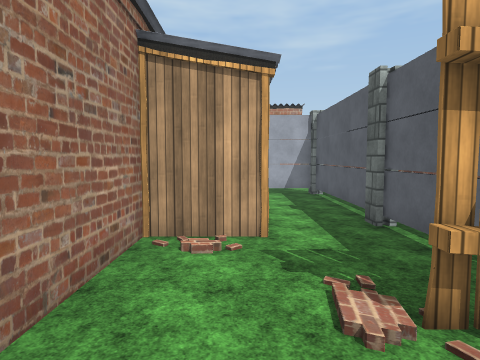
View 1 (above)

24 first-person views from a walk through a scene from a Unity 3-D project. The camera is 1.4 m above the floor, tilts 4° down and sees 75° across. Doors are open. The floor is counted in squares, 1 m on a side. Each view is taken from the middle of a square. On the plan, view 1 faces up. The plan holds only what a view shows up to about 14 squares ahead; the rest is blank. The place goes on beyond the plan. The player is left out. Some surface patterns are stand-ins.

View 2
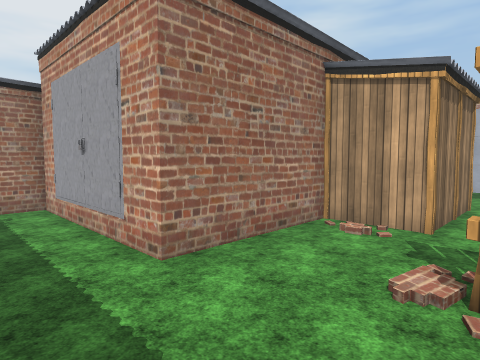

View 3
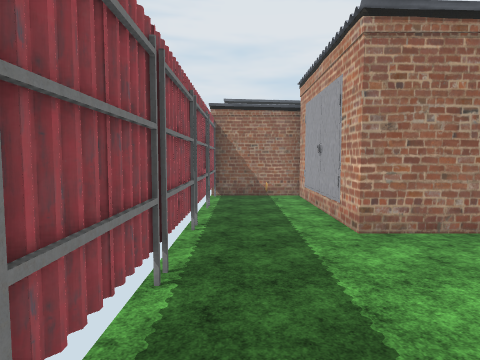

View 4
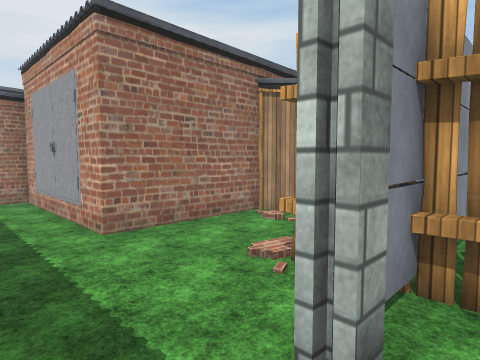

View 5
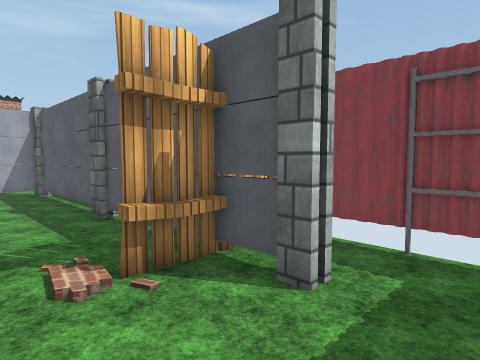

View 6
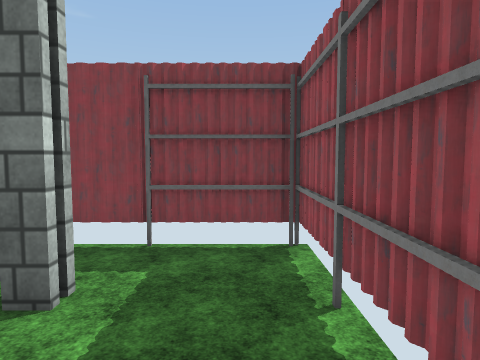

View 7
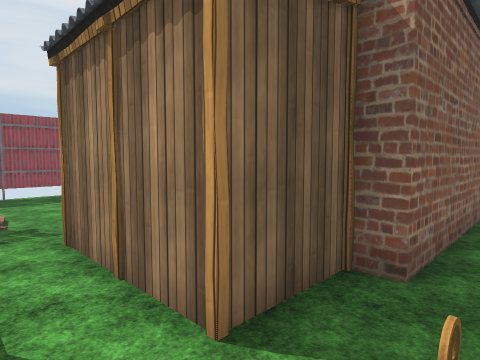

View 8
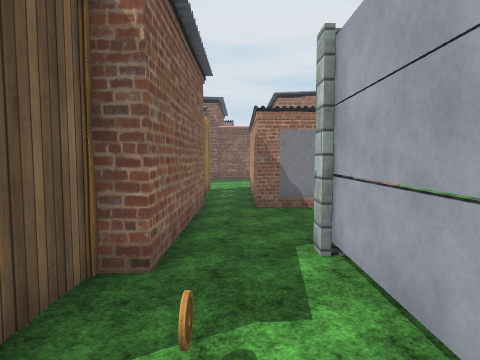

View 9
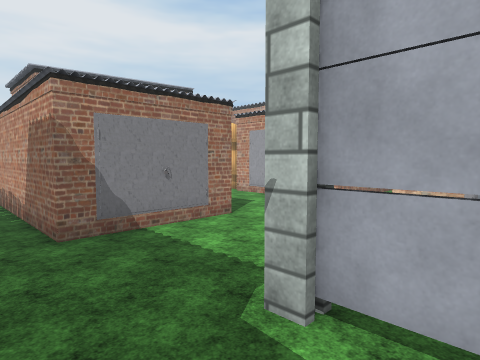

View 10
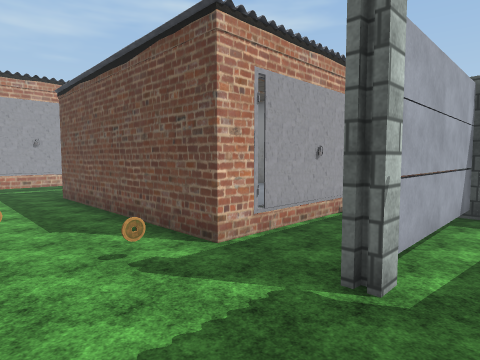

View 11
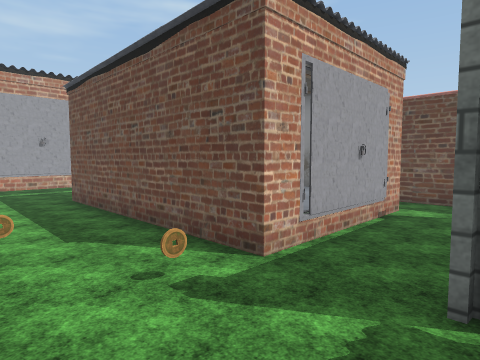

View 12
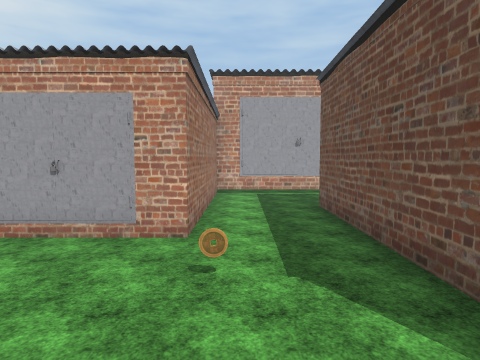

View 13
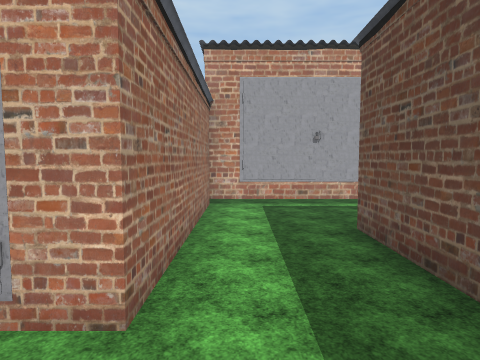

View 14
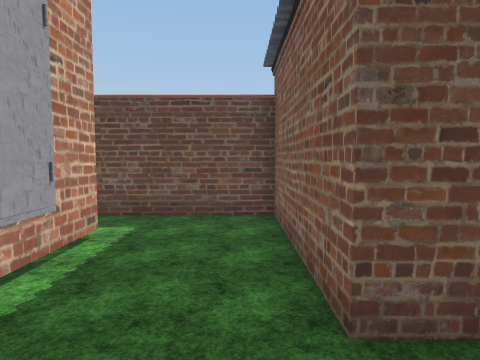

View 15
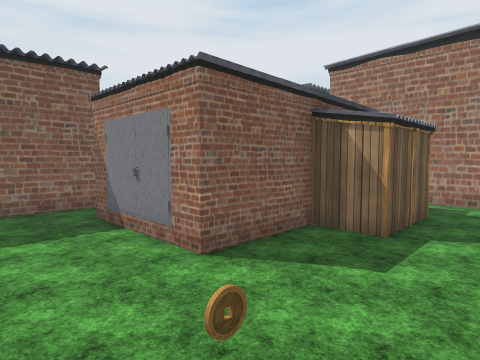

View 16
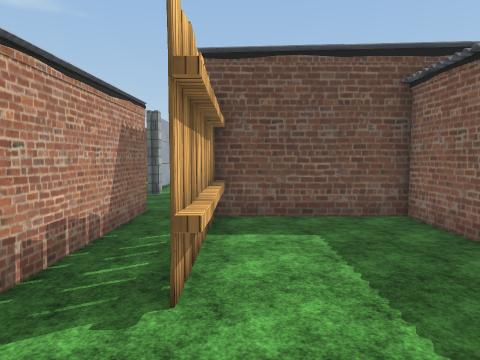

View 17
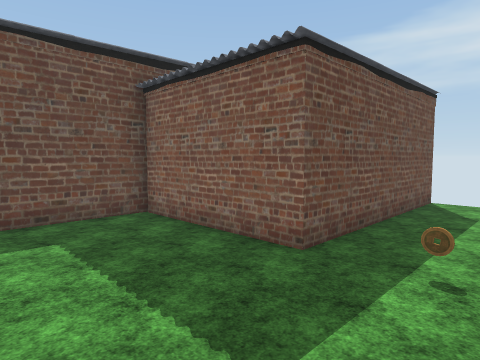

View 18
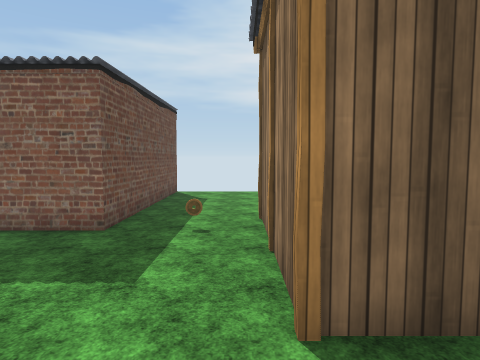

View 19
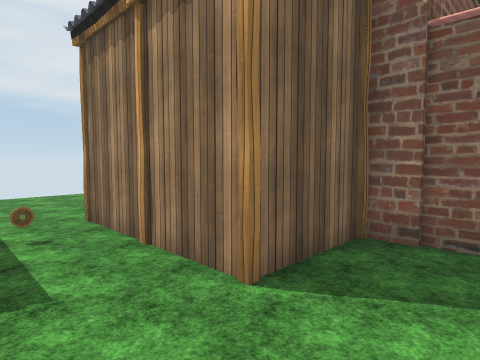

View 20
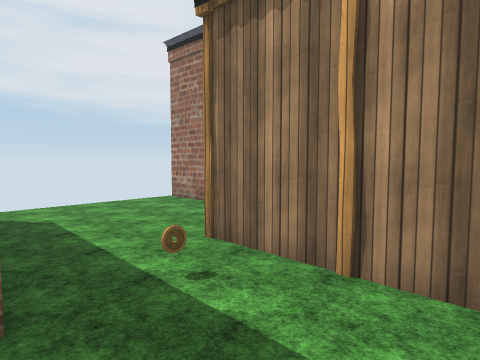

View 21
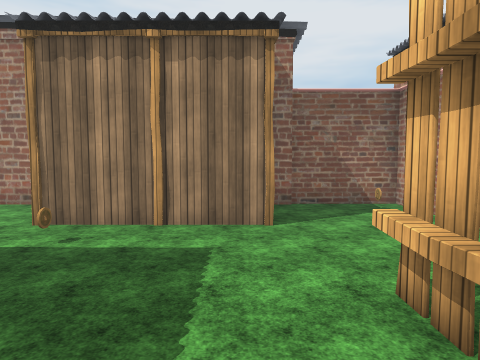

View 22
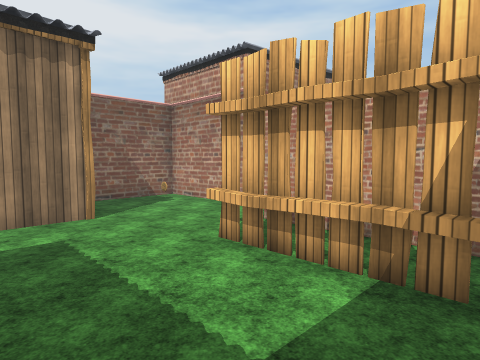

View 23
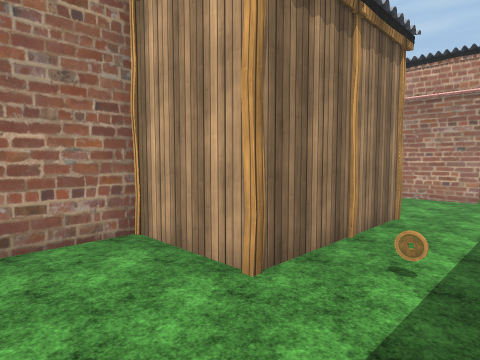

View 24
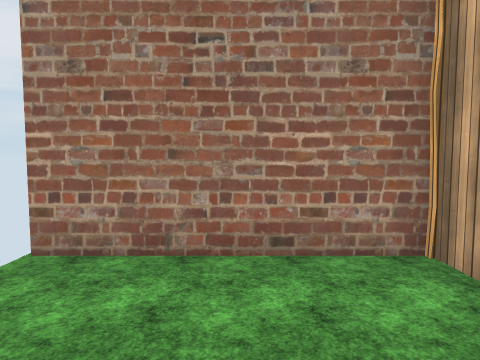

### Floor plan
Key: @ floor where view 1 was taken; # wall or solid block; . main floor; : floor 0.25 m higher than the main floor; = window, fence, low wall or low ledge; P pillar; G garage; F fence; C coin; O other object.
Columns run from 22 left of view 1 to 5 right of it. Each row starts with its distance up from view 1.
 28                          #
 27                 GGGGGGG..#
 26                 G........#
 25                 G........#
 24                 G........#
 23                 G..G######
 22                 G..G
 21                 G..G
 20            #####G..G
 19           ...G.....G     G
 18        G.........C.G     G
 17        G..GGG......G     G
 16        G  G:G......G
 15        G GGGGGGG..CGGGGGGG.#
 14        G       G...........#
 13    #####       G.......... #
 12    #.O...GGGGGGG...P#####P
 11    #..................C..#
 10    #......#####GGGGGG....#
  9 GGGG..G...====#G    GGG .# #
  8     GGG........G      G .# #
  7       G........G    G G .P
  6       G........G    GGG..#
  5       G.C.GGGGGG    G....#
  4    GGGG...G    G    G....#
  3    G......G         G....#
  2    G......G         G...F# #
  1    G......G   GGGGGGG....P.#
  0    G......G   GO......@....#
 -1    G......G   G............#
 -2    GG     G   GOOOOOOOO###O#

Positions as (right, up) in squares from view 1, and headings:
1: (0, 0), facing up
2: (2, -1), facing up-left
3: (4, -1), facing left
4: (4, -1), facing up-left
5: (0, -1), facing up-right
6: (0, -1), facing right
7: (2, 11), facing down-left
8: (2, 11), facing left
9: (-1, 10), facing up-left
10: (-6, 11), facing up-right
11: (-6, 12), facing up-right
12: (-5, 14), facing up
13: (-5, 17), facing up
14: (-5, 24), facing right
15: (-4, 19), facing down-left
16: (-15, 9), facing right
17: (-15, 9), facing down-right
18: (-15, 11), facing down
19: (-13, 11), facing down-left
20: (-12, 8), facing down-left
21: (-9, 8), facing left
22: (-8, 6), facing up-left
23: (-13, 1), facing up-left
24: (-14, 1), facing left
